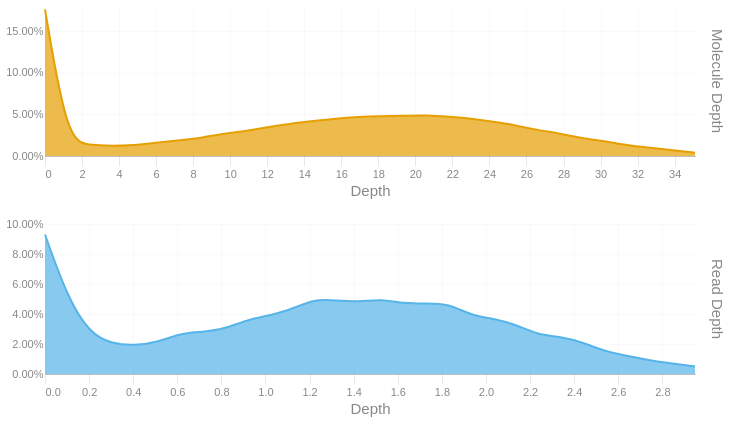

The cell this chart's notebook holds for it:
### Code cell
readdep = depth_hist(tb['Read Depth'], q99, 3)
readdep = readdep.with_columns(pl.lit('Read Depth').alias('Metric'))
if not SKIPLR:
    moldep = depth_hist(tb['Molecule Depth'], mol_q99, 1)
    moldep = moldep.with_columns(pl.lit('Molecule Depth').alias('Metric'))
    _hist = pl.concat([readdep, moldep])
    _hist = _hist.filter(pl.col('Proportion') != 0)
    with SafeRender(_hist):
        (
            alt.Chart(_hist)        
            .mark_area(interpolate = "basis")
            .encode(
                x=alt.X('Bin:Q').scale(domainMin=0).axis(alt.Axis(title='Depth')),
                y = alt.Y('Proportion:Q', title = None).axis(format = '.2%'),
                color = alt.Color('Metric:N').legend(None),
                row = alt.Row("Metric:N").header(title = None, labelOrient = 'right'),
                tooltip = [
                    alt.Tooltip("Metric:N", title = "Metric"),
                    alt.Tooltip('Interval:N', title = "Depth Interval"),
                    alt.Tooltip('Proportion:Q', title = "% Alignments").format('.2%')
                ]
            )
            .resolve_scale(x='independent', y='independent')
            .properties(
                height = 150, width = 650,
                usermeta={'embedOptions': {'downloadFileName': f'{samplename}.depth.hist'}}
            )
        ).display()
else:
    readdep = readdep.filter(pl.col('Proportion') != 0)
    with SafeRender(readdep):
        (
            alt.Chart(readdep)        
            .mark_area(interpolate = "basis")
            .encode(
                x=alt.X('Bin:Q').scale(domainMin=0).axis(alt.Axis(title='Depth')),
                y = alt.Y('Proportion:Q', title = None).axis(format = '.2%'),
                tooltip = [
                    alt.Tooltip('Interval:N', title = "Depth Interval"),
                    alt.Tooltip('Proportion:Q', title = "% Alignments").format('.2%')
                ]
            )
            .properties(
                usermeta={'embedOptions': {'downloadFileName': f'{samplename}.depth.hist'}}
            )
        ).display()

### Figure 1 — Vega-Lite specification as saved in the notebook (floating-point values rounded to 4 significant figures)
{"width": 650, "height": 150, "config": {"title": {"anchor": "start", "dy": -15, "fontSize": 18, "color": "#888888", "subtitleColor": "#888888", "subtitleFontSize": 14}, "arc": {"fill": "#0072B2"}, "axis": {"domainColor": "#888888", "domainWidth": 0.5, "gridWidth": 0.2, "grid": false, "titleFontWeight": 400, "titleFontSize": 15, "labelFontSize": 11, "labelColor": "#888888", "tickColor": "#888888", "tickWidth": 0.2, "titleColor": "#888888"}, "axisBand": {"grid": false}, "axisX": {"grid": true, "tickSize": 10, "domainCap": "round"}, "axisY": {"domain": false, "grid": true, "tickSize": 0, "domainCap": "round"}, "background": "transparent", "header": {"labelFontSize": 15, "labelColor": "#888888", "titleFontSize": 15, "titleFontWeight": 600, "titleColor": "#888888"}, "legend": {"labelFont": "sans-serif", "labelFontSize": 12, "labelColor": "#888888", "symbolSize": 100, "symbolType": "circle", "titleFontSize": 12, "titlePadding": 10, "titleColor": "#888888", "title": null}, "range": {"category": ["#E69F00", "#56B4E9", "#009E73", "#F0E442", "#0072B2", "#D55E00", "#CC79A7", "#000000"], "diverging": ["#cfe8f3", "#a2d4ec", "#73bfe2", "#46abdb", "#1696d2", "#12719e"]}, "area": {"fill": "#0072B2", "fillOpacity": 0.7, "line": true, "strokeOpacity": 0.7}, "line": {"color": "#0072B2", "stroke": "#0072B2", "strokeWidth": 2}, "trail": {"color": "#0072B2", "stroke": "#0072B2", "strokeWidth": 0, "size": 1}, "point": {"filled": true, "fillOpacity": 1.0, "size": 95}, "text": {"color": "#888888", "fontSize": 11, "align": "right", "fontWeight": 400, "size": 11}, "bar": {"fill": "#0072B2", "stroke": null}, "view": {"stroke": null, "continuousWidth": 660, "continuousHeight": 400}}, "data": {"name": "data-7d67d604a1e2015be802312e9d78abd1"}, "mark": {"type": "area", "interpolate": "basis"}, "encoding": {"color": {"field": "Metric", "legend": null, "type": "nominal"}, "row": {"field": "Metric", "header": {"title": null, "labelOrient": "right"}, "type": "nominal"}, "tooltip": [{"field": "Metric", "title": "Metric", "type": "nominal"}, {"field": "Interval", "title": "Depth Interval", "type": "nominal"}, {"field": "Proportion", "format": ".2%", "title": "% Alignments", "type": "quantitative"}], "x": {"axis": {"title": "Depth"}, "field": "Bin", "scale": {"domainMin": 0}, "type": "quantitative"}, "y": {"axis": {"format": ".2%"}, "field": "Proportion", "title": null, "type": "quantitative"}}, "resolve": {"scale": {"x": "independent", "y": "independent"}}, "usermeta": {"embedOptions": {"downloadFileName": "TF26LRJL0081_50B_H_10484332_23Y22YLT4_L7.depth.hist"}}, "$schema": "https://vega.github.io/schema/vega-lite/v6.4.1.json", "datasets": {"data-7d67d604a1e2015be802312e9d78abd1": [{"Bin": 0.0, "Interval": "0.0-0.102", "Proportion": 0.093, "Metric": "Read Depth"}, {"Bin": 0.102, "Interval": "0.102-0.203", "Proportion": 0.051, "Metric": "Read Depth"}, {"Bin": 0.203, "Interval": "0.203-0.305", "Proportion": 0.027, "Metric": "Read Depth"}, {"Bin": 0.305, "Interval": "0.305-0.407", "Proportion": 0.02, "Metric": "Read Depth"}, {"Bin": 0.407, "Interval": "0.407-0.508", "Proportion": 0.019, "Metric": "Read Depth"}, {"Bin": 0.508, "Interval": "0.508-0.61", "Proportion": 0.021, "Metric": "Read Depth"}, {"Bin": 0.61, "Interval": "0.61-0.712", "Proportion": 0.027, "Metric": "Read Depth"}, {"Bin": 0.712, "Interval": "0.712-0.813", "Proportion": 0.028, "Metric": "Read Depth"}, {"Bin": 0.813, "Interval": "0.813-0.915", "Proportion": 0.03, "Metric": "Read Depth"}, {"Bin": 0.915, "Interval": "0.915-1.017", "Proportion": 0.036, "Metric": "Read Depth"}, {"Bin": 1.017, "Interval": "1.017-1.118", "Proportion": 0.039, "Metric": "Read Depth"}, {"Bin": 1.118, "Interval": "1.118-1.22", "Proportion": 0.043, "Metric": "Read Depth"}, {"Bin": 1.22, "Interval": "1.22-1.322", "Proportion": 0.05, "Metric": "Read Depth"}, {"Bin": 1.322, "Interval": "1.322-1.423", "Proportion": 0.049, "Metric": "Read Depth"}, {"Bin": 1.423, "Interval": "1.423-1.525", "Proportion": 0.048, "Metric": "Read Depth"}, {"Bin": 1.525, "Interval": "1.525-1.627", "Proportion": 0.05, "Metric": "Read Depth"}, {"Bin": 1.627, "Interval": "1.627-1.728", "Proportion": 0.047, "Metric": "Read Depth"}, {"Bin": 1.728, "Interval": "1.728-1.83", "Proportion": 0.047, "Metric": "Read Depth"}, {"Bin": 1.83, "Interval": "1.83-1.932", "Proportion": 0.047, "Metric": "Read Depth"}, {"Bin": 1.932, "Interval": "1.932-2.033", "Proportion": 0.039, "Metric": "Read Depth"}, {"Bin": 2.033, "Interval": "2.033-2.135", "Proportion": 0.037, "Metric": "Read Depth"}, {"Bin": 2.135, "Interval": "2.135-2.237", "Proportion": 0.033, "Metric": "Read Depth"}, {"Bin": 2.237, "Interval": "2.237-2.338", "Proportion": 0.026, "Metric": "Read Depth"}, {"Bin": 2.338, "Interval": "2.338-2.44", "Proportion": 0.025, "Metric": "Read Depth"}, {"Bin": 2.44, "Interval": "2.44-2.542", "Proportion": 0.021, "Metric": "Read Depth"}, {"Bin": 2.542, "Interval": "2.542-2.643", "Proportion": 0.015, "Metric": "Read Depth"}, {"Bin": 2.643, "Interval": "2.643-2.745", "Proportion": 0.012, "Metric": "Read Depth"}, {"Bin": 2.745, "Interval": "2.745-2.847", "Proportion": 0.009, "Metric": "Read Depth"}, {"Bin": 2.847, "Interval": "2.847-2.948", "Proportion": 0.007, "Metric": "Read Depth"}, {"Bin": 2.948, "Interval": "2.948-3.05", "Proportion": 0.005, "Metric": "Read Depth"}, {"Bin": 0.0, "Interval": "0.0-1.2", "Proportion": 0.176, "Metric": "Molecule Depth"}, {"Bin": 1.2, "Interval": "1.2-2.4", "Proportion": 0.018, "Metric": "Molecule Depth"}, {"Bin": 2.4, "Interval": "2.4-3.6", "Proportion": 0.013, "Metric": "Molecule Depth"}, {"Bin": 3.6, "Interval": "3.6-4.8", "Proportion": 0.012, "Metric": "Molecule Depth"}, {"Bin": 4.8, "Interval": "4.8-6.0", "Proportion": 0.013, "Metric": "Molecule Depth"}, {"Bin": 6.0, "Interval": "6.0-7.3", "Proportion": 0.016, "Metric": "Molecule Depth"}, {"Bin": 7.3, "Interval": "7.3-8.5", "Proportion": 0.019, "Metric": "Molecule Depth"}, {"Bin": 8.5, "Interval": "8.5-9.7", "Proportion": 0.022, "Metric": "Molecule Depth"}, {"Bin": 9.7, "Interval": "9.7-10.9", "Proportion": 0.027, "Metric": "Molecule Depth"}, {"Bin": 10.9, "Interval": "10.9-12.1", "Proportion": 0.03, "Metric": "Molecule Depth"}, {"Bin": 12.1, "Interval": "12.1-13.3", "Proportion": 0.035, "Metric": "Molecule Depth"}, {"Bin": 13.3, "Interval": "13.3-14.5", "Proportion": 0.039, "Metric": "Molecule Depth"}, {"Bin": 14.5, "Interval": "14.5-15.7", "Proportion": 0.042, "Metric": "Molecule Depth"}, {"Bin": 15.7, "Interval": "15.7-16.9", "Proportion": 0.045, "Metric": "Molecule Depth"}, {"Bin": 16.9, "Interval": "16.9-18.1", "Proportion": 0.047, "Metric": "Molecule Depth"}, {"Bin": 18.1, "Interval": "18.1-19.3", "Proportion": 0.048, "Metric": "Molecule Depth"}, {"Bin": 19.3, "Interval": "19.3-20.6", "Proportion": 0.048, "Metric": "Molecule Depth"}, {"Bin": 20.6, "Interval": "20.6-21.8", "Proportion": 0.049, "Metric": "Molecule Depth"}, {"Bin": 21.8, "Interval": "21.8-23.0", "Proportion": 0.047, "Metric": "Molecule Depth"}, {"Bin": 23.0, "Interval": "23.0-24.2", "Proportion": 0.045, "Metric": "Molecule Depth"}, {"Bin": 24.2, "Interval": "24.2-25.4", "Proportion": 0.041, "Metric": "Molecule Depth"}, {"Bin": 25.4, "Interval": "25.4-26.6", "Proportion": 0.037, "Metric": "Molecule Depth"}, {"Bin": 26.6, "Interval": "26.6-27.8", "Proportion": 0.031, "Metric": "Molecule Depth"}, {"Bin": 27.8, "Interval": "27.8-29.0", "Proportion": 0.027, "Metric": "Molecule Depth"}, {"Bin": 29.0, "Interval": "29.0-30.2", "Proportion": 0.021, "Metric": "Molecule Depth"}, {"Bin": 30.2, "Interval": "30.2-31.4", "Proportion": 0.018, "Metric": "Molecule Depth"}, {"Bin": 31.4, "Interval": "31.4-32.7", "Proportion": 0.013, "Metric": "Molecule Depth"}, {"Bin": 32.7, "Interval": "32.7-33.9", "Proportion": 0.01, "Metric": "Molecule Depth"}, {"Bin": 33.9, "Interval": "33.9-35.1", "Proportion": 0.007, "Metric": "Molecule Depth"}, {"Bin": 35.1, "Interval": "35.1-36.28", "Proportion": 0.004, "Metric": "Molecule Depth"}]}}
